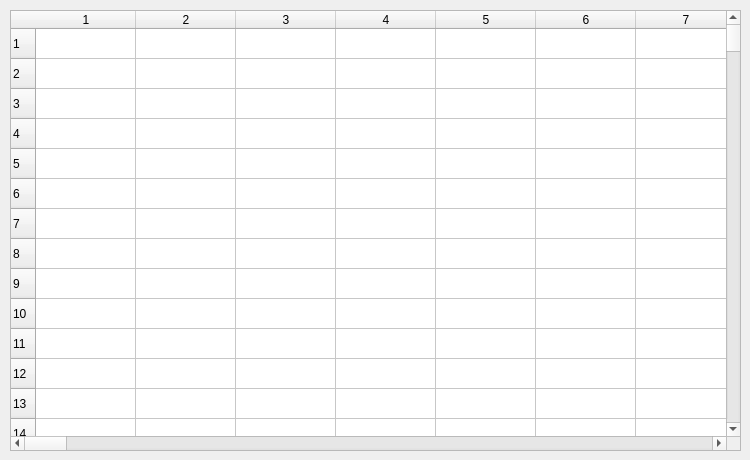
<?xml version="1.0" encoding="UTF-8"?>
<ui version="4.0">
 <class>DBRecords</class>
 <widget class="QDialog" name="DBRecords">
  <property name="geometry">
   <rect>
    <x>0</x>
    <y>0</y>
    <width>750</width>
    <height>460</height>
   </rect>
  </property>
  <property name="maximumSize">
   <size>
    <width>750</width>
    <height>460</height>
   </size>
  </property>
  <property name="windowTitle">
   <string>Dialog</string>
  </property>
  <widget class="QTableWidget" name="tableWidget">
   <property name="geometry">
    <rect>
     <x>10</x>
     <y>10</y>
     <width>731</width>
     <height>441</height>
    </rect>
   </property>
   <property name="rowCount">
    <number>356</number>
   </property>
   <property name="columnCount">
    <number>100</number>
   </property>
   <attribute name="horizontalHeaderVisible">
    <bool>true</bool>
   </attribute>
   <row/>
   <row/>
   <row/>
   <row/>
   <row/>
   <row/>
   <row/>
   <row/>
   <row/>
   <row/>
   <row/>
   <row/>
   <row/>
   <row/>
   <row/>
   <row/>
   <row/>
   <row/>
   <row/>
   <row/>
   <row/>
   <row/>
   <row/>
   <row/>
   <row/>
   <row/>
   <row/>
   <row/>
   <row/>
   <row/>
   <row/>
   <row/>
   <row/>
   <row/>
   <row/>
   <row/>
   <row/>
   <row/>
   <row/>
   <row/>
   <row/>
   <row/>
   <row/>
   <row/>
   <row/>
   <row/>
   <row/>
   <row/>
   <row/>
   <row/>
   <row/>
   <row/>
   <row/>
   <row/>
   <row/>
   <row/>
   <row/>
   <row/>
   <row/>
   <row/>
   <row/>
   <row/>
   <row/>
   <row/>
   <row/>
   <row/>
   <row/>
   <row/>
   <row/>
   <row/>
   <row/>
   <row/>
   <row/>
   <row/>
   <row/>
   <row/>
   <row/>
   <row/>
   <row/>
   <row/>
   <row/>
   <row/>
   <row/>
   <row/>
   <row/>
   <row/>
   <row/>
   <row/>
   <row/>
   <row/>
   <row/>
   <row/>
   <row/>
   <row/>
   <row/>
   <row/>
   <row/>
   <row/>
   <row/>
   <row/>
   <row/>
   <row/>
   <row/>
   <row/>
   <row/>
   <row/>
   <row/>
   <row/>
   <row/>
   <row/>
   <row/>
   <row/>
   <row/>
   <row/>
   <row/>
   <row/>
   <row/>
   <row/>
   <row/>
   <row/>
   <row/>
   <row/>
   <row/>
   <row/>
   <row/>
   <row/>
   <row/>
   <row/>
   <row/>
   <row/>
   <row/>
   <row/>
   <row/>
   <row/>
   <row/>
   <row/>
   <row/>
   <row/>
   <row/>
   <row/>
   <row/>
   <row/>
   <row/>
   <row/>
   <row/>
   <row/>
   <row/>
   <row/>
   <row/>
   <row/>
   <row/>
   <row/>
   <row/>
   <row/>
   <row/>
   <row/>
   <row/>
   <row/>
   <row/>
   <row/>
   <row/>
   <row/>
   <row/>
   <row/>
   <row/>
   <row/>
   <row/>
   <row/>
   <row/>
   <row/>
   <row/>
   <row/>
   <row/>
   <row/>
   <row/>
   <row/>
   <row/>
   <row/>
   <row/>
   <row/>
   <row/>
   <row/>
   <row/>
   <row/>
   <row/>
   <row/>
   <row/>
   <row/>
   <row/>
   <row/>
   <row/>
   <row/>
   <row/>
   <row/>
   <row/>
   <row/>
   <row/>
   <row/>
   <row/>
   <row/>
   <row/>
   <row/>
   <row/>
   <row/>
   <row/>
   <row/>
   <row/>
   <row/>
   <row/>
   <row/>
   <row/>
   <row/>
   <row/>
   <row/>
   <row/>
   <row/>
   <row/>
   <row/>
   <row/>
   <row/>
   <row/>
   <row/>
   <row/>
   <row/>
   <row/>
   <row/>
   <row/>
   <row/>
   <row/>
   <row/>
   <row/>
   <row/>
   <row/>
   <row/>
   <row/>
   <row/>
   <row/>
   <row/>
   <row/>
   <row/>
   <row/>
   <row/>
   <row/>
   <row/>
   <row/>
   <row/>
   <row/>
   <row/>
   <row/>
   <row/>
   <row/>
   <row/>
   <row/>
   <row/>
   <row/>
   <row/>
   <row/>
   <row/>
   <row/>
   <row/>
   <row/>
   <row/>
   <row/>
   <row/>
   <row/>
   <row/>
   <row/>
   <row/>
   <row/>
   <row/>
   <row/>
   <row/>
   <row/>
   <row/>
   <row/>
   <row/>
   <row/>
   <row/>
   <row/>
   <row/>
   <row/>
   <row/>
   <row/>
   <row/>
   <row/>
   <row/>
   <row/>
   <row/>
   <row/>
   <row/>
   <row/>
   <row/>
   <row/>
   <row/>
   <row/>
   <row/>
   <row/>
   <row/>
   <row/>
   <row/>
   <row/>
   <row/>
   <row/>
   <row/>
   <row/>
   <row/>
   <row/>
   <row/>
   <row/>
   <row/>
   <row/>
   <row/>
   <row/>
   <row/>
   <row/>
   <row/>
   <row/>
   <row/>
   <row/>
   <row/>
   <row/>
   <row/>
   <row/>
   <row/>
   <row/>
   <row/>
   <row/>
   <row/>
   <row/>
   <row/>
   <row/>
   <row/>
   <row/>
   <row/>
   <row/>
   <row/>
   <row/>
   <row/>
   <row/>
   <row/>
   <row/>
   <row/>
   <row/>
   <row/>
   <row/>
   <row/>
   <row/>
   <row/>
   <row/>
   <row/>
   <row/>
   <row/>
   <row/>
   <row/>
   <row/>
   <row/>
   <column/>
   <column/>
   <column/>
   <column/>
   <column/>
   <column/>
   <column/>
   <column/>
   <column/>
   <column/>
   <column/>
   <column/>
   <column/>
   <column/>
   <column/>
   <column/>
   <column/>
   <column/>
   <column/>
   <column/>
   <column/>
   <column/>
   <column/>
   <column/>
   <column/>
   <column/>
   <column/>
   <column/>
   <column/>
   <column/>
   <column/>
   <column/>
   <column/>
   <column/>
   <column/>
   <column/>
   <column/>
   <column/>
   <column/>
   <column/>
   <column/>
   <column/>
   <column/>
   <column/>
   <column/>
   <column/>
   <column/>
   <column/>
   <column/>
   <column/>
   <column/>
   <column/>
   <column/>
   <column/>
   <column/>
   <column/>
   <column/>
   <column/>
   <column/>
   <column/>
   <column/>
   <column/>
   <column/>
   <column/>
   <column/>
   <column/>
   <column/>
   <column/>
   <column/>
   <column/>
   <column/>
   <column/>
   <column/>
   <column/>
   <column/>
   <column/>
   <column/>
   <column/>
   <column/>
   <column/>
   <column/>
   <column/>
   <column/>
   <column/>
   <column/>
   <column/>
   <column/>
   <column/>
   <column/>
   <column/>
   <column/>
   <column/>
   <column/>
   <column/>
   <column/>
   <column/>
   <column/>
   <column/>
   <column/>
   <column/>
  </widget>
 </widget>
 <resources/>
 <connections/>
</ui>
